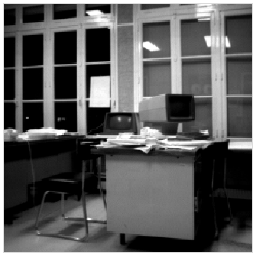
%> input picture IRCNN-master/NoisePackageMatlab/office.gif, 256 x 256 px
$ octave --eval "testAllPoisson;"   (GNU Octave 9; MATLAB toolbox functions it lacks are replaced by stand-ins)
%> lines starting %> are read from the running program, lines starting %| are printed output that depends on the picture; long printed decimals are rounded
### IRCNN-master/NoisePackageMatlab/mse.m
% -- mse(s, b)
%    Compute MSE
%    (no optimization)
%    Inputs:
%       -s: signal or image
%       -b: border preservation
function val = mse(s, b)

val = 0;
nb=0;

if(size(s,1) <= 2*b) 	b1 = 0;
else	b1 = b;
end

if(size(s,2) <= 2*b) 	b2 = 0;
else	b2 = b;
end

for i=1+b1:size(s,1)-b1
    for j=1+b2:size(s,2)-b2
        val = val + s(i,j)^2; % ou s.*s
        nb = nb + 1;
    end
end
val = val / nb;


% [14 lines of commented-out code are left out]

end%function

### IRCNN-master/NoisePackageMatlab/FNVE.m
% -- Function file: FNVE(Im)
%    Noise estimator by J. Immerker
%    J. Immerk鎟, 'Fast Noise Variance Estimation', Computer Vision and Image Understanding, Vol. 64, No. 2, pp. 300-302, Sep. 1996

function sigmaFNVE = FNVE(Im)

N = [ 1 -2 1; -2 4 -2; 1 -2 1];

[H, W] = size(Im);

Ic = conv2(Im, N, 'same');
Ic = abs(Ic);
Sa = sum(sum(Ic));
cst = 6*(W-2)*(H-2)/sqrt(pi/2);

sigmaFNVE = Sa / cst;

### IRCNN-master/NoisePackageMatlab/mad.m
% -- mad(I)
%    estimator of Donoho - Haar analysis
%    I: image
%    return the result of the MAD estimator
% source: Gabriel Peyré ( www.ceremade.dauphine.fr/~peyre/ )
function esti_variance = mad(I)

n1=max(size(I,1));
n2=max(size(I,2));
if((n1 >1) & (n2 > 1))
	I = I(2:n1-1, 2:n2-1);
end
H=I;
n=max(size(I));
% noise estimate on the first scale (Haar analysis)
if (size(I,1) ==1)
	H = (H(:,1:n-1) - H(:,2:n))/sqrt(2);
	v = median(abs(H));
elseif (size(I,2) ==1)
	H = (H(1:n-1,:) - H(2:n,:))/sqrt(2);
	v = median(abs(H));
else
	n1=max(size(I,1));
	n2=max(size(I,2));
	H = (H(1:n1-1,:) - H(2:n1,:))/sqrt(2);
	H = (H(:,1:n2-1) - H(:,2:n2))/sqrt(2);

	v = median(median(abs(H)));
end%if

esti_std = v/0.6745;
esti_variance = esti_std^2;

### IRCNN-master/NoisePackageMatlab/TaiYang.m
% -- Function file: TaiYang(Im, p, comment)
%    Noise estimator by S.C. Tai, S.M. Yang
%    Shen-Chuan Tai, Shih-Ming Yang, 'A fast method for image noise estimation using Laplacian operator and
%    adaptive edge detection',  Communications, Control and Signal Processing, 2008. ISCCSP 2008
%
% Parameters:
%   sigma = TaiYang(Im, p, comment)
%   Im : image
%   p : percentage of points having low gradient to take into account
%   comment
function [sigma, useful_pixels_percentage] = TaiYang(Im, p, comment)

[H, W] = size(Im);

% Sobel edge detection
hx = [-1 -2 -1; 0 0 0; 1 2 1];
hy = [-1 0 1; -2 0 2; -1 0 1];
gx = conv2(Im, hx, 'same');
gy = conv2(Im, hy, 'same');

g = abs(gx) + abs(gy);

%histogram
[h, xh] = histo(g, 1000, 0);


total = H * W;
if (total == sum(h(1:length(h))))
else
	disp('!!! problem with parameter -- TaiYang method !!!');
end
% accumulative histogram
threshold = h(1);
for q=2:length(h)
	ch(q) = sum(h(1:q));
	if (ch(q) <= p * total / 100)
		threshold = xh(q);
	end
end
if(threshold == h(1))
    disp('TaiYang : percentage dost not permit to set the threshold');
end
taken_percentage = p;
maxiGradient = max(max(g));
thresholdGradient = threshold;

gB = binarise(-g, -thresholdGradient);
figure(2), imagesc(gB);
total_pixels = W*H;
useful_pixels = sum(sum(gB));
useful_pixels_percentage = useful_pixels/total_pixels*100;

if (comment)
    disp('points having gradient modulus above this threshold are not taken into account');
    taken_percentage
    maxiGradient
    thresholdGradient
    total_pixels
    useful_pixels
    useful_pixels_percentage
end


% FNVE adapted
N = [ 1 -2 1; -2 4 -2; 1 -2 1];
Ic = conv2(Im, N, 'same');
Ic = gB .* Ic;

IcNE = abs(Ic(2:H-1, 2:W-1));
Sa = sum(sum(IcNE));
nbB = sum(sum(gB(2:H-1, 2:W-1)));
cst = 6*nbB/sqrt(pi/2);
%cst = 6*(W-2)*(H-2)/sqrt(pi/2);

sigma = Sa / cst;

### IRCNN-master/NoisePackageMatlab/histo.m
% [h, xh] = histo(s, N, bord)
% h: histogram
% xh : values
% s : signal or image
% N : nbr of beans
% border preservation
function [h, xh] = histo(s, N, bord);
b=0;
if(N==0) N=100;
end
if(bord==0) b=0;
end

nb=0;

%b=2;
if(size(s,1) <= 2*b)
	b1 = 0;
else
	b1 = b;
end

if(size(s,2) <= 2*b)
	b2 = 0;
else
	b2 = b;
end

mini = min(min(s));
maxi = max(max(s));

if ((maxi-mini) == 0)
	h=1;
	xh=0;
	return;
end


h(N) = 0;
xh =[mini:(maxi-mini)/N:maxi-(maxi-mini)/N];
for i=b1+1:size(s,1)-b1
    for j=b2+1:size(s,2)-b2
    	indexL = 1+floor((s(i,j)-mini) * (N-1) / (maxi-mini));
        h(indexL) = h(indexL) + 1;
        nb = nb + 1;
    end
end

### IRCNN-master/NoisePackageMatlab/binarise.m
function st = binarise(s, t)

for i=1:size(s,1)
    for j=1:size(s,2)
        if (s(i,j) < t)
            st(i,j) = 0;
        else
            st(i,j) = 1;
        end
    end
end

### IRCNN-master/NoisePackageMatlab/averageN.m
% -- Function file: averageN
%   Noise estimator with the mean, by S.I. Olsen
%   S.I. Olsen, Estimation of Noise in Images: An Evaluation, CVGIP: Graphical Models and Image Processing, Volume 55, Issue 4, 1993, Pages 319-323, ISSN 1049-9652
%
% Parameters:
%   sigma = averageN((Im, p, type_average, comment)
%   Im : image
%   p : percentage of points having low gradient to take into account
%   type_average : 'lms' (Least mean square 3x3) OR 'mean' (3x3)
%   comment
function [sigma, useful_pixels_percentage] = averageN(Im, p, type_average, comment)


[Ni, Nj] = size(Im);
avIm(1:Ni,1:Nj)=0;
gm(1:Ni,1:Nj)=0;
gx(1:Ni,1:Nj)=0;
gy(1:Ni,1:Nj)=0;
switch(type_average)
	case {'lms'} %Least mean square 3x3
		for i = 2:Ni-1
			for j = 2:Nj-1
				subIm = Im(i-1:i+1, j-1:j+1);
				% linear fit (plan) 3x3
				pf = fit1p2d(-1:1, -1:1, subIm);
				avIm(i,j) = pf(3); % car x=0, y=0 (centre)
				gx(i,j) = pf(1)*1 + pf(2)*0 + pf(3) - pf(3);
				gy(i,j) = pf(1)*0 + pf(2)*1 + pf(3) - pf(3);
			end
		end
	case {'mean'} % mean 3x3
		% pour voir si filtrage classique fait mieux que moindres carrés
		avIm = conv2(Im, [1 1 1; 1 1 1; 1 1 1]/9, 'same');
		gx = conv2(Im, [1 -1], 'same');
		gy = conv2(Im, [1; -1], 'same');
	otherwise
		disp('!!! Error option !!!');
		return;
end

g = sqrt(gx.*gx + gy.*gy);
[Ngi, Ngj] = size(g);

figure(1), imagesc(Im);
figure(2), imagesc(avIm);
figure(3), imagesc(g);

%histogramme des modules
[h, xh] = histo(g, 1000, 0);
figure(4), plot(xh, h);

total = Ngi * Ngj;
totalH = sum(h(1:length(h)));
if (total == totalH)
else
	total
	totalH
	disp('!!! problem algo Average !!!');
end

% accumulative histo
rdu = p * total / 100;
threshold = h(1);
for q=2:length(h)
	ch(q) = sum(h(1:q));
	if (ch(q) <= p * total / 100)
		threshold = xh(q);
	end
end
if(threshold == h(1))
    disp('Average : percentage does not permit to set the threshold');
end

taken_percentage = p;
maxiGradient = max(max(g));
thresholdGradient = threshold;

%gT = -thresh(-g, -seuil);
gB = binarise(-g, -thresholdGradient);
useful_pixels = sum(sum(gB));
useful_pixels_percentage = useful_pixels/total*100;
if (comment)
    disp('points having gradient modulus above this threshold are not taken into account');
    taken_percentage
    maxiGradient
    thresholdGradient
    total_pixels = total
    useful_pixels
    useful_pixels_percentage
end


figure(2), imagesc(gB);

% calcul bruit du bruit
diffnoise = Im-avIm;

%  moins les contours
diffnoiseSC = gB .* diffnoise;

% sans les bords
diffnoiseSC = diffnoiseSC(2:Ni-1, 2:Nj-1);
nbB = sum(sum(gB(2:Ni-1, 2:Nj-1)));

%n2 = size(diffnoiseSC, 1) * size(diffnoiseSC, 2) *;
meannoise = sum(sum(diffnoiseSC))/nbB;
vnoise = sum(sum(diffnoiseSC.*diffnoiseSC))/nbB;%*4

sigma = sqrt(vnoise);

### IRCNN-master/NoisePackageMatlab/fnolse.m
% -- fnolse(Im, type_noise)
%    Inputs: -Im the noisy image
%            -type_noise in { 'gaussian', 'salt & pepper', 'exponential',
%               'poisson', 'speckle' }
%    Ouputs: v1D v2D (variance estimation in 1D and 2D)
%            comment2, comment1 : results with comments
%            image_v : variance corresponding to the norm of the four
%               measures (2D version)
%            vip, vin : variances for salt&pepper noise (vip: salt component,
%               vin: pepper component)
%
%    Noise estimator in images
%    C. Olivier LALIGANT, 2009-10
%
%    No optimization !
%
%    Tested on octave (+package image) and Matlab V7R14
%
function [v2D, v1D, comment2, comment1, image_v, vip, vin] = fnolse(Im, type_noise)

%size(Im)
if(nargin == 2)
else
	comment = sprintf('nolse(Image, ''type_noise''); \n');
	%disp(comment);
	comment = printf(' ''type_noise'' = {''gaussian'', ''salt & pepper'', ''exponential'', ''poisson'', ''speckle''} \n');
	%disp(comment);
	return;
end
border = 1; % border preservation
% verif. dim. for 1D estimators
[ni, nj] = size(Im);
a12=0; a34=0;
if((nj-2*border) > 1) a12=1;
end
if((ni-2*border) > 1) a34=1;
end
if( (a12==0) & (a34==0) ) disp('pb dimensions');
	return;
end

% dim. verif. for 2D estimators
if((a12 == 0) | (a34 == 0))
	disp('1D Signal => nonvalid 2D operators !');
end

% --- y1 estimator ---
yjp = min(DjLp(Im), -DjRn(Im) );
y1 = min(DiLp(yjp), -DiRn(yjp));
v1 = mse(y1, border) * 4;
% 1D estimator
s2_1 = mse(yjp, border) / (pi/8);

% --- y2 estimator ---
yjn = -min(DjRp(Im), -DjLn(Im));
y2 = -min( DiRp(yjn), -DiLn(yjn) );
v2 = mse(y2, border) * 4;
% 1D estimator
s2_2 = mse(yjn, border) / (pi/8);

% --- y3 estimator ---
yip = min( DiLp(Im), -DiRn(Im) );
y3 = min( DjLp(yip), -DjRn(yip) );
v3 = mse(y3, border) * 4;
% 1D estimator
s2_3 = mse(yip, border) / (pi/8);

% --- y4 estimator ---
yin = -min( DiRp(Im), -DiLn(Im) );
y4 = -min(DjRp(yin), -DjLn(yin));
v4 = mse(y4, border) *4;
% 1D estimator
s2_4 = mse(yin, border) / (pi/8);

% mean of the estimators
s2 = (a12*s2_1 + a12*s2_2 + a34*s2_3 + a34*s2_4)/(2*a12+2*a34);
v = (v1 + v2 + v3 + v4) / 4;
image_v = sqrt(y1.^2+y2.^2+y3.^2+y4.^2);
vp = (v1 + v3) / 4;
vn = (v2 + v4) / 4;

comment = sprintf('v1 2 3 4 : %f %f %f %f\n', v1, v2, v3, v4);
comment = sprintf('s1 2 3 4 : %f %f %f %f\n', s2_1, s2_2, s2_3, s2_4);

switch(type_noise)
	case {'salt & pepper'}
        v1D = s2; % default
        v2D = 0; % default
 		e=1/0.82269;    % slope correction
		K =  1.2036;    % model correction
		vi = K * v^e;
		vip = K*(v^e/2*(1-e) + e*v^(e-1)*vp);
		vin = K*(v^e/2*(1-e) + e*v^(e-1)*vn);
		comment1 = sprintf('Salt & pepper (2D) nolse estimator : %f\n', s2);
		comment2 = sprintf('   salt : %f   pepper : %f\n', vip, vin);
	case {'speckle'}
		comment1 = sprintf('Speckle noise\n');
		comment2 = sprintf('2D nolse estimator: variance = %f\n', v);
        v1D = -1;
        v2D = v;
        vip = 0; vin = 0;
	case {'poisson'}
		comment1 = sprintf('Poisson noise\n');
		comment2 = sprintf('2D nolse estimator: lambda = %f\n', v);
        v1D = -1;
        v2D = v;
        vip = 0; vin = 0;
	case {'gaussian'}
		comment = sprintf('Gaussian noise\n');
		comment1 = sprintf('1D nolse estimator: variance = %f\n', s2);
		comment2 = sprintf('2D nolse estimator: variance = %f\n', v);
        v1D = s2;
        v2D = v;
        vip = 0; vin = 0;
	case {'exponential'}
		comment = sprintf('Exponential noise : p(x)=1/2B.exp(-|x|/B)\n');
		m = mean(mean((yjp-yjn)*a12+(yip-yin)*a34))/(2*a12+2*a34);
        v1D = 8/3*m;
		comment1 = sprintf('1D nolse estimator = %f\n', v1D);
		m = mean(mean(y1-y2+y3-y4))/4;
        v2D = sqrt(2)*8/3*m;
        vip = 0; vin = 0;
		comment2 = sprintf('2D nolse estimator = %f\n', v2D);
	otherwise
		disp('Noise not handled');
		comment1 = sprintf('other case: gaussian 1D nolse estimator : %f\n', s2);
		comment2 = sprintf('other case: gaussian 2D nolse estimator : %f\n', v);
        v1D = s2;
        v2D = v;
        vip = 0; vin = 0;
end

end%function %nolse

% operators D+, D-
function yjLp = DjLp(Im)
	yjLp = thresh0(conv2(Im, [0 1 -1], 'same'));
end%function

function yjRn = DjRn(Im)
	yjRn = -thresh0(-conv2(Im, [1 -1 0], 'same'));
end%function

function yiLp = DiLp(Im)
	yiLp = thresh0(conv2(Im, [0; 1; -1], 'same'));
end%function

function yiRn = DiRn(Im)
	yiRn = -thresh0(-conv2(Im, [1;  -1; 0], 'same'));
end%function

function yjRp = DjRp(Im)
	yjRp = thresh0(conv2(Im, [1 -1 0], 'same'));
end%function

function yjLn = DjLn(Im)
	yjLn = -thresh0(-conv2(Im, [0 1 -1], 'same'));
end%function

function yiRp = DiRp(Im)
	yiRp = thresh0(conv2(Im, [1; -1; 0], 'same'));
end%function

function yiLn = DiLn(Im)
	yiLn = -thresh0(-conv2(Im, [0;  1; -1], 'same'));
end%function
% end operators D+, D-

function st = thresh0(s)
	st = s.*(sign(s)+1)/2;
end%function

### IRCNN-master/NoisePackageMatlab/testAllPoisson.m
% function testAllPoisson
% test of vaious noise estimators on Poisson noise
% Olivier LALIGANT, 2009-2013
function testAllPoisson

disp('------------------------ Noise estimation ------------------------')
disp('See Ref. : ')
disp('  O. Laligant, F. Truchetet, E. Fauvet, ''Noise estimation');
disp('  from digital step-model signal'', IEEE Trans. Image Processing,');
disp('  2013 Dec., 22(12):5158:67');disp(' ');
disp('*** Poisson noise ***')

imFile = 'office.gif'
I=double(imread(imFile));
%> I: size 256x256 double; min 0, max 255, mean 91.3; mean of the top-left, top-right, bottom-left and bottom-right quarters 87.1, 123.1, 75.3, 79.8
disp('>>>>> NO normalization to 1 of the image <<<<<');

s=poissrnd(I, size(I,1), size(I,2));
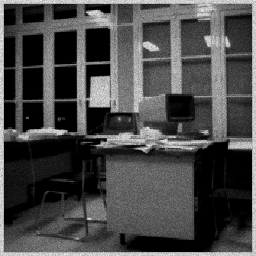
%> s: size 256x256 double; min 0, max 318, mean 91.4; drawn with min black and max white
I=double(I);

%disp('---------- Reference : MSE ----------------');
var_real_noise = mse(s-I, 2);
%> after the loop in mse, `for i=1+b1:size(s,1)-b1`: nb = 63504; val = 5441888
%> in mse, `val = val / nb;`: val = 85.69
%> var_real_noise = 85.69
results = sprintf('MSE(Ref.) var : %4.3f   \n', var_real_noise);
disp(results)
%| MSE(Ref.) var : 85.694


%disp('---------- FNVE estimator ----------------');
sigmaFNVE = FNVE(s);
%> in FNVE, `Sa = sum(sum(Ic));`: Sa = 2602603
%> in FNVE, `sigmaFNVE = Sa / cst;`: sigmaFNVE = 8.43
%> sigmaFNVE = 8.43
varianceFNVE = sigmaFNVE^2;
%> varianceFNVE = 71.01
results = sprintf('FNVE estimator var : %4.3f\n', varianceFNVE);
disp(results)
%| FNVE estimator var : 71.007


%disp('---------- Mad estimator ----------------');
var_med = mad(s);
%> in mad, `H = (H(:,1:n2-1) - H(:,2:n2))/sqrt(2);`:
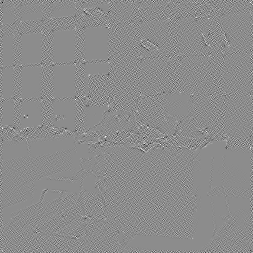
%> H: size 253x253 double; min -91, max 74.5, mean 0; drawn with min black and max white
%> in mad, `v = median(median(abs(H)));`: v = 4.5
%> in mad, `esti_std = v/0.6745;`: esti_std = 6.67
%> in mad, `esti_variance = esti_std^2;`: esti_variance = 44.51
%> var_med = 44.51
results = sprintf('Mad estimator var : %4.3f\n', var_med);
disp(results)
%| Mad estimator var : 44.510

%disp('---------- TaiYang estimator ----------------');
[sigmaTai, useful_pixels_percentage] = TaiYang(s, 10, 0);
%> in histo, `mini = min(min(s));`: mini = 0
%> in histo, `maxi = max(max(s));`: maxi = 1594
%> in histo, `xh =[mini:(maxi-mini)/N:maxi-(maxi-mini)/N];`: xh = 1000 values from 0 to 1592.4
%> after the loop in histo, `for i=b1+1:size(s,1)-b1`: h = 1000 values, max 8851 at index 1, min 0 at index 5, mean 65.54; nb = 65536
%> in TaiYang, `[h, xh] = histo(g, 1000, 0);`: xh = 1000 values from 0 to 1592.4
%> in TaiYang, `threshold = h(1);`: threshold = 8851
%> after the loop in TaiYang, `for q=2:length(h)`: ch = 1000 values from 0 to 65536
%> in TaiYang, `maxiGradient = max(max(g));`: maxiGradient = 1594
%> in TaiYang, `thresholdGradient = threshold;`: thresholdGradient = 8851
%> after the loop in binarise, `for i=1:size(s,1)`: st: size 256x256 double; every value is 1
%> in TaiYang, `useful_pixels = sum(sum(gB));`: useful_pixels = 65536
%> in TaiYang, `useful_pixels_percentage = useful_pixels/total_pixels*100;`: useful_pixels_percentage = 100
%> in TaiYang, `IcNE = abs(Ic(2:H-1, 2:W-1));`:
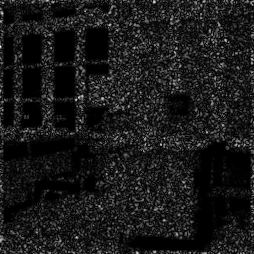
%> IcNE: size 254x254 double; min 0, max 389, mean 39.2; drawn with min black and max white
%> in TaiYang, `Sa = sum(sum(IcNE));`: Sa = 2528639
%> in TaiYang, `nbB = sum(sum(gB(2:H-1, 2:W-1)));`: nbB = 64516
%> in TaiYang, `sigma = Sa / cst;`: sigma = 8.19
%> sigmaTai = 8.19; useful_pixels_percentage = 100
varianceTai = sigmaTai^2;
%> varianceTai = 67.03
results = sprintf('TaiYang estimator var : %4.3f   %% useful pixels : %4.2f\n', varianceTai, useful_pixels_percentage);
disp(results)
%| TaiYang estimator var : 67.028   % useful pixels : 100.00

%disp('---------- Average estimator ----------------');
[sigmaAv, useful_pixels_percentage] = averageN(s, 10, 'lms', 0);
%> in averageN, `avIm(1:Ni,1:Nj)=0;`: avIm: size 256x256 double; every value is 0
%> in averageN, `imagesc(avIm)`:
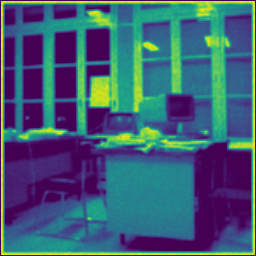
%> displayed picture: size 256x256x3, on the screen's scale of 0 to 255; mean R, G, B 64.3, 93.3, 115.9
%> in averageN, `[h, xh] = histo(g, 1000, 0);`: h = 1000 values, max 9868 at index 1, min 0 at index 830, mean 65.54; xh = 1000 values from 0 to 137.7
%> in averageN, `totalH = sum(h(1:length(h)));`: totalH = 65536
%> in averageN, `threshold = h(1);`: threshold = 9868
%> in averageN, `maxiGradient = max(max(g));`: maxiGradient = 137.8
%> in averageN, `thresholdGradient = threshold;`: thresholdGradient = 9868
%> in averageN, `diffnoiseSC = diffnoiseSC(2:Ni-1, 2:Nj-1);`:
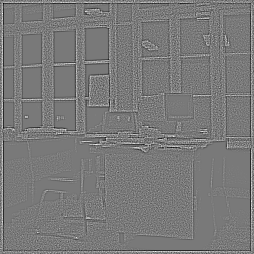
%> diffnoiseSC: size 254x254 double; min -108, max 117.8, mean 0; drawn with min black and max white
%> in averageN, `meannoise = sum(sum(diffnoiseSC))/nbB;`: meannoise = -0.000312
%> in averageN, `vnoise = sum(sum(diffnoiseSC.*diffnoiseSC))/nbB;`: vnoise = 257.8
%> in averageN, `sigma = sqrt(vnoise);`: sigma = 16.06
%> sigmaAv = 16.06
varianceAv = sigmaAv^2;
%> varianceAv = 257.8
results = sprintf('Average estimator var : %4.3f   %% useful pixels : %4.2f\n', varianceAv, useful_pixels_percentage);
disp(results)
%| Average estimator var : 257.821   % useful pixels : 100.00

%disp('---------- Nolse estimator ----------------');
[ v2D, v1D, comment2, comment1, image_v, vip, vin] = ...
     fnolse(s, 'poisson');
%> in fnolse, `v1 = mse(y1, border) * 4;`: v1 = 91.75
%> in fnolse, `s2_1 = mse(yjp, border) / (pi/8);`: s2_1 = 100
%> in fnolse, `v2 = mse(y2, border) * 4;`: v2 = 73.24
%> in fnolse, `s2_2 = mse(yjn, border) / (pi/8);`: s2_2 = 83.34
%> in DjRn (call 2), `yjRn = -thresh0(-conv2(Im, [1 -1 0], 'same'));`:
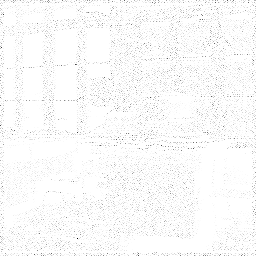
%> yjRn: size 256x256 double; min -94, max 0, mean -1.83; drawn with min black and max white
%> in fnolse, `v3 = mse(y3, border) * 4;`: v3 = 91.23
%> in fnolse, `s2_3 = mse(yip, border) / (pi/8);`: s2_3 = 135.3
%> in thresh0 (call 14), `st = s.*(sign(s)+1)/2;`:
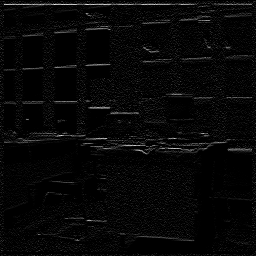
%> st: size 256x256 double; min 0, max 238, mean 7.2
%> in fnolse, `v4 = mse(y4, border) *4;`: v4 = 73.67
%> in fnolse, `s2_4 = mse(yin, border) / (pi/8);`: s2_4 = 87.94
%> in fnolse, `s2 = (a12*s2_1 + a12*s2_2 + a34*s2_3 + a34*s2_4)/(2*a12+2*a34);`: s2 = 101.7
%> in fnolse, `v = (v1 + v2 + v3 + v4) / 4;`: v = 82.47
%> in fnolse, `vp = (v1 + v3) / 4;`: vp = 45.75
%> in fnolse, `vn = (v2 + v4) / 4;`: vn = 36.73
%> in fnolse, `v2D = v;`: v2D = 82.47
%> v2D = 82.47; v1D = -1; vip = 0; vin = 0
%comment1
disp(comment2);
%| 2D nolse estimator: lambda = 82.474
disp('---------------- summary -----------------');
disp('MSE(ref.)  FNVE     MAD      TaiYang    Average     Nolse');
results = sprintf('%4.2f      %4.2f    %4.2f    %4.2f      %4.2f      %4.2f\n', var_real_noise, varianceFNVE, var_med, varianceTai, varianceAv, v2D);
disp(results);
%| 85.69      71.01    44.51    67.03      257.82      82.47
